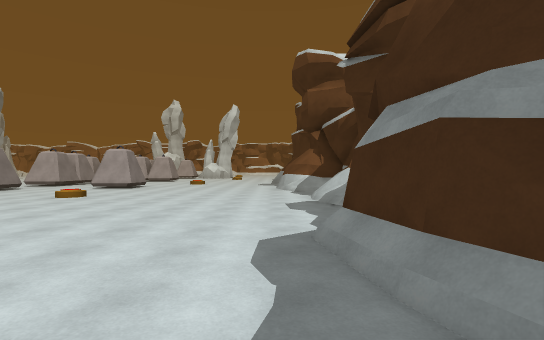
view 1 (above)

23 first-person views from a walk through a 3-D level made in the Unity game engine. The camera is 1.5 m above the floor, looks level and sees 85° across. The floor is counted in squares, 2 m on a side. Each view is taken from the middle of a square. On the plan, view 1 faces up. The plan holds only what a view shows up to about 10 squares ahead; the rest is blank. The place goes on beyond the plan.

view 2
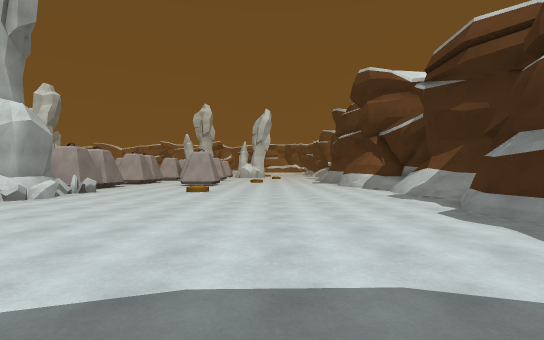

view 3
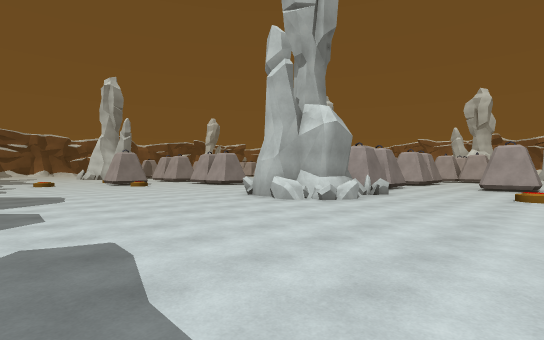

view 4
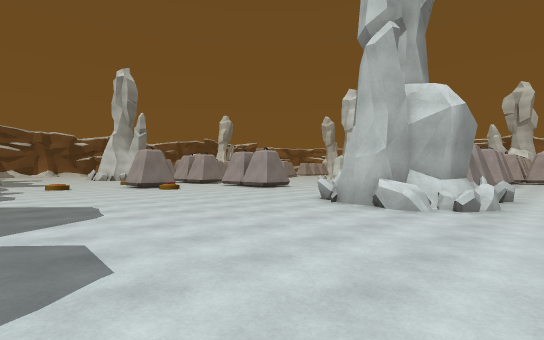

view 5
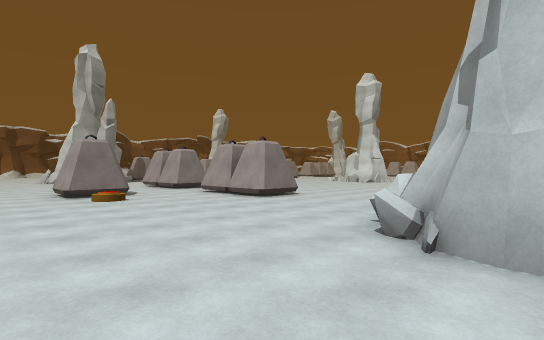

view 6
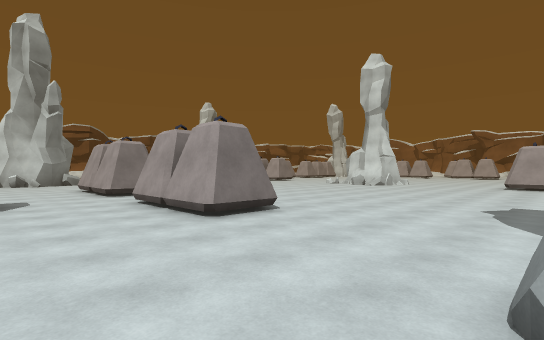

view 7
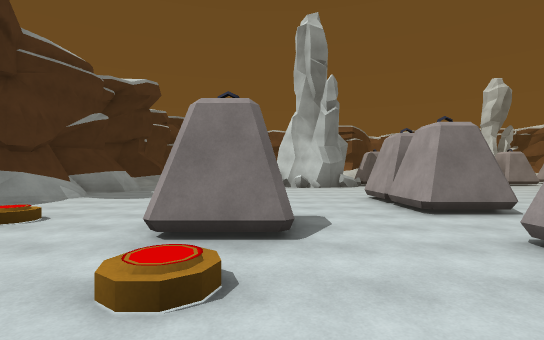

view 8
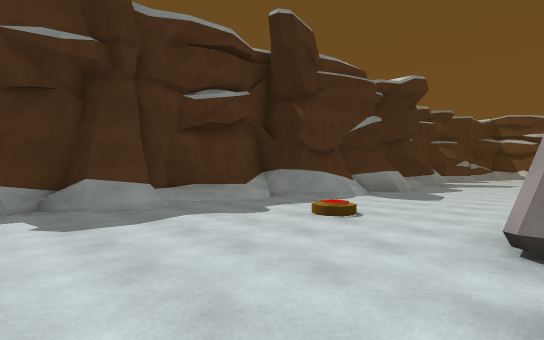

view 9
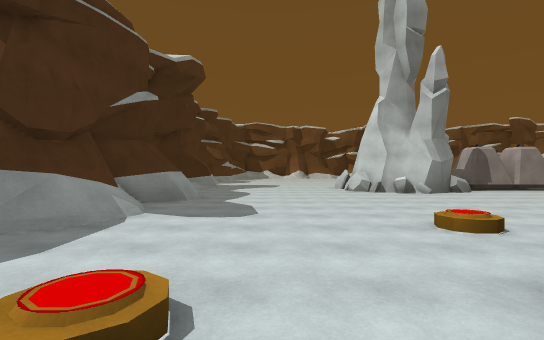

view 10
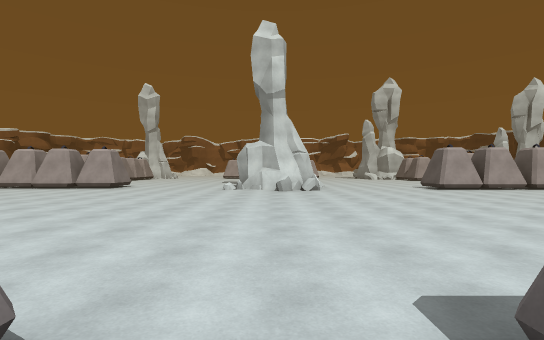

view 11
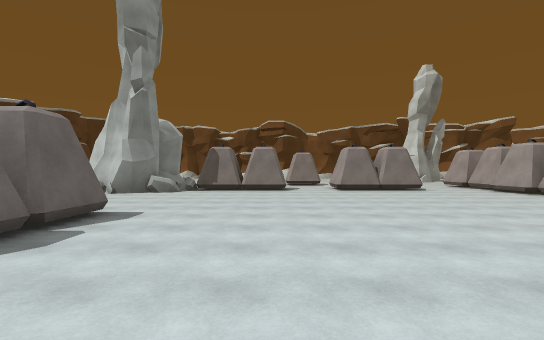

view 12
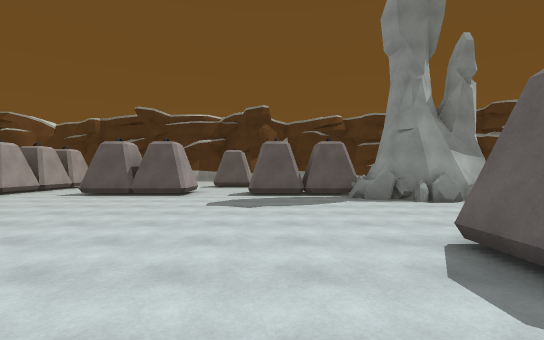

view 13
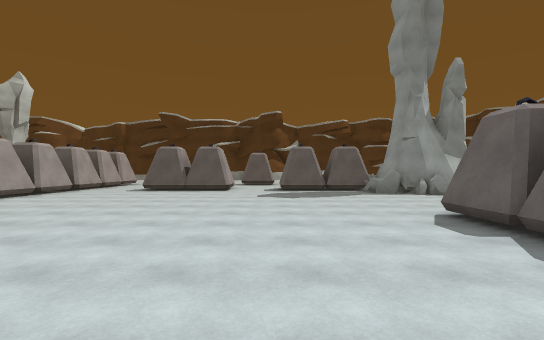

view 14
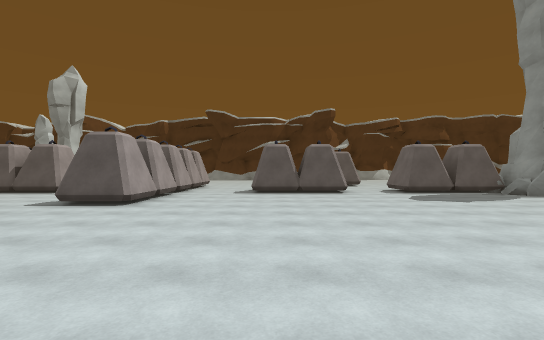

view 15
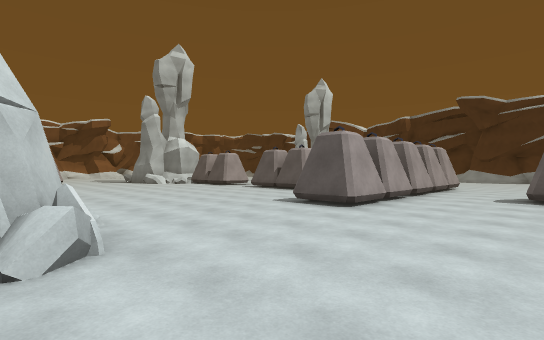

view 16
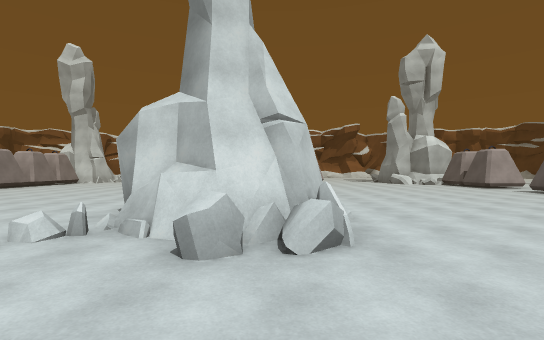

view 17
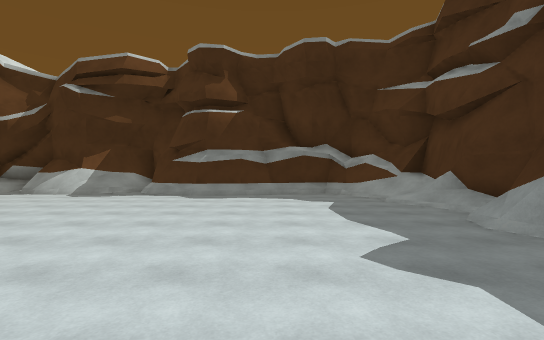

view 18
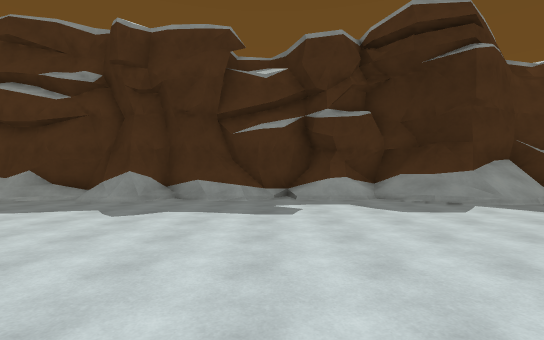

view 19
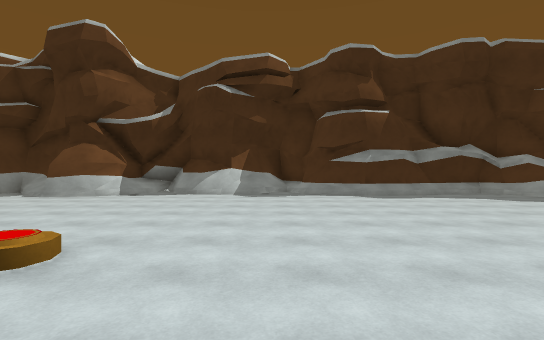

view 20
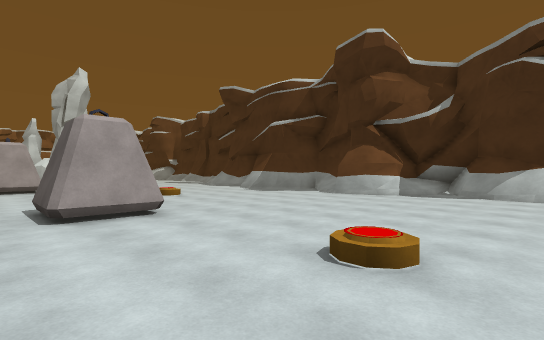

view 21
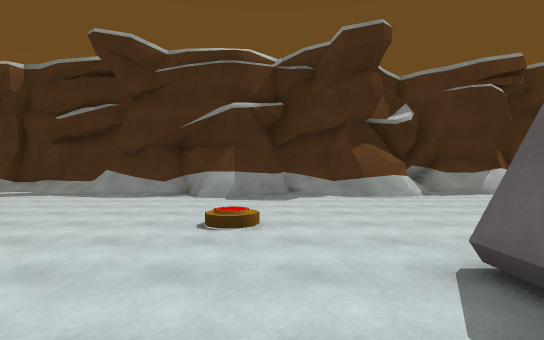

view 22
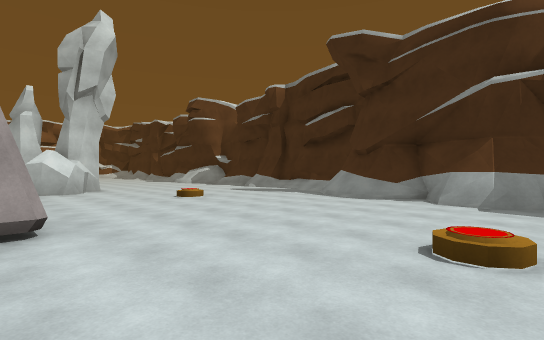

view 23
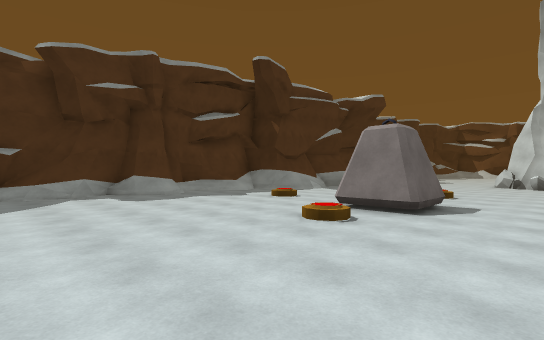

### Floor plan
Key: @ floor where view 1 was taken; # wall or solid block; . floor; / step, stairs or slope; = window, fence, low wall or low ledge; ^ raised ledge; O other object.
Columns run from 30 left of view 1 to 3 right of it. Each row starts with its distance up from view 1.
 26   ....      .......OO   ##.
 25   ....      .......#O   ....
 24    ....     .......OO   .....
 23     ....    .......#O   ...//. ./
 22     ....    ......      ...//.../
 21 O    ...# ##.....       .......//
 20 #OO   ..###.....##  O   .......##
 19 ...    =..==....OOOOOOOO.......##
 18 ...............................#
 17 ..............................##
 16 ...................#O ........##
 15 ...................#O .........##
 14 ...................OO ..........=
 13 ..................... .OO......##
 12 .......................OO......##
 11 ...................#O..........##
 10 ...................OO...........#
  9 .....O##O.O##O.....#O...........#
  8 #....#OOO.#OOO....###=.........=#
  7 #................####...........##
  6 #................####^..........=#
  5 .........O........##^...........##
  4 .........#./...................##
  3 ...............................#
  2 ...............................#
  1 ........//.....................##
  0 ..............................@.#
 -1   #####.........................#
 -2      ##.=..#..///#=....../////=##
 -3       ###########################

Where each view was taken, in squares from view 1:
view 1: 0 up, 0 right, facing up
view 2: 2 down, 3 left, facing up
view 3: 1 down, 5 left, facing up-left
view 4: 1 down, 8 left, facing up-left
view 5: 2 up, 11 left, facing up-left
view 6: 5 up, 13 left, facing up-left
view 7: 5 up, 17 left, facing left
view 8: 4 up, 17 left, facing down-left
view 9: 2 up, 20 left, facing left
view 10: 8 up, 21 left, facing up
view 11: 12 up, 20 left, facing left
view 12: 11 up, 20 left, facing right
view 13: 12 up, 22 left, facing right
view 14: 16 up, 21 left, facing right
view 15: 16 up, 20 left, facing up-right
view 16: 16 up, 20 left, facing up
view 17: 1 up, 8 left, facing right
view 18: 5 up, 8 left, facing down
view 19: 6 up, 8 left, facing right
view 20: 7 up, 8 left, facing up-right
view 21: 15 up, 8 left, facing right
view 22: 15 up, 7 left, facing up-right
view 23: 7 up, 15 left, facing down-left
